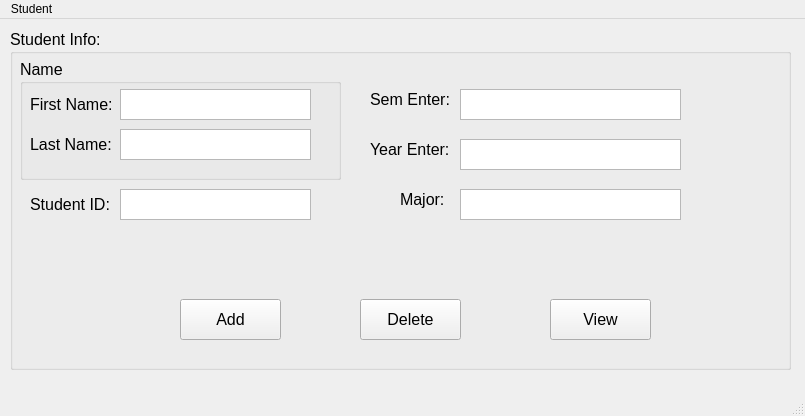
<?xml version="1.0" encoding="UTF-8"?>
<ui version="4.0">
 <class>MainWindow</class>
 <widget class="QMainWindow" name="MainWindow">
  <property name="geometry">
   <rect>
    <x>0</x>
    <y>0</y>
    <width>805</width>
    <height>416</height>
   </rect>
  </property>
  <property name="windowTitle">
   <string>MainWindow</string>
  </property>
  <widget class="QWidget" name="centralwidget">
   <widget class="QGroupBox" name="groupBox">
    <property name="geometry">
     <rect>
      <x>10</x>
      <y>10</y>
      <width>781</width>
      <height>341</height>
     </rect>
    </property>
    <property name="font">
     <font>
      <pointsize>12</pointsize>
     </font>
    </property>
    <property name="title">
     <string>Student Info:</string>
    </property>
    <widget class="QGroupBox" name="groupBox_2">
     <property name="geometry">
      <rect>
       <x>10</x>
       <y>30</y>
       <width>321</width>
       <height>121</height>
      </rect>
     </property>
     <property name="title">
      <string>Name</string>
     </property>
     <widget class="QLabel" name="label">
      <property name="geometry">
       <rect>
        <x>10</x>
        <y>30</y>
        <width>91</width>
        <height>31</height>
       </rect>
      </property>
      <property name="text">
       <string>First Name:</string>
      </property>
     </widget>
     <widget class="QTextEdit" name="textEdit">
      <property name="geometry">
       <rect>
        <x>100</x>
        <y>30</y>
        <width>191</width>
        <height>31</height>
       </rect>
      </property>
     </widget>
     <widget class="QLabel" name="label_2">
      <property name="geometry">
       <rect>
        <x>10</x>
        <y>70</y>
        <width>91</width>
        <height>31</height>
       </rect>
      </property>
      <property name="text">
       <string>Last Name:</string>
      </property>
     </widget>
     <widget class="QTextEdit" name="textEdit_2">
      <property name="geometry">
       <rect>
        <x>100</x>
        <y>70</y>
        <width>191</width>
        <height>31</height>
       </rect>
      </property>
     </widget>
    </widget>
    <widget class="QLabel" name="label_3">
     <property name="geometry">
      <rect>
       <x>20</x>
       <y>160</y>
       <width>91</width>
       <height>31</height>
      </rect>
     </property>
     <property name="text">
      <string>Student ID:</string>
     </property>
    </widget>
    <widget class="QTextEdit" name="textEdit_3">
     <property name="geometry">
      <rect>
       <x>110</x>
       <y>160</y>
       <width>191</width>
       <height>31</height>
      </rect>
     </property>
    </widget>
    <widget class="QLabel" name="label_4">
     <property name="geometry">
      <rect>
       <x>360</x>
       <y>50</y>
       <width>91</width>
       <height>41</height>
      </rect>
     </property>
     <property name="text">
      <string>Sem Enter: </string>
     </property>
    </widget>
    <widget class="QTextEdit" name="textEdit_4">
     <property name="geometry">
      <rect>
       <x>450</x>
       <y>60</y>
       <width>221</width>
       <height>31</height>
      </rect>
     </property>
    </widget>
    <widget class="QLabel" name="label_5">
     <property name="geometry">
      <rect>
       <x>360</x>
       <y>100</y>
       <width>91</width>
       <height>41</height>
      </rect>
     </property>
     <property name="text">
      <string>Year Enter: </string>
     </property>
    </widget>
    <widget class="QTextEdit" name="textEdit_5">
     <property name="geometry">
      <rect>
       <x>450</x>
       <y>110</y>
       <width>221</width>
       <height>31</height>
      </rect>
     </property>
    </widget>
    <widget class="QLabel" name="label_6">
     <property name="geometry">
      <rect>
       <x>390</x>
       <y>150</y>
       <width>111</width>
       <height>41</height>
      </rect>
     </property>
     <property name="text">
      <string>Major:</string>
     </property>
    </widget>
    <widget class="QTextBrowser" name="textBrowser">
     <property name="geometry">
      <rect>
       <x>450</x>
       <y>160</y>
       <width>221</width>
       <height>31</height>
      </rect>
     </property>
    </widget>
    <widget class="QPushButton" name="pushButton">
     <property name="geometry">
      <rect>
       <x>170</x>
       <y>270</y>
       <width>101</width>
       <height>41</height>
      </rect>
     </property>
     <property name="text">
      <string>Add</string>
     </property>
    </widget>
    <widget class="QPushButton" name="pushButton_2">
     <property name="geometry">
      <rect>
       <x>350</x>
       <y>270</y>
       <width>101</width>
       <height>41</height>
      </rect>
     </property>
     <property name="text">
      <string>Delete</string>
     </property>
    </widget>
    <widget class="QPushButton" name="pushButton_3">
     <property name="geometry">
      <rect>
       <x>540</x>
       <y>270</y>
       <width>101</width>
       <height>41</height>
      </rect>
     </property>
     <property name="text">
      <string>View</string>
     </property>
    </widget>
   </widget>
  </widget>
  <widget class="QMenuBar" name="menubar">
   <property name="geometry">
    <rect>
     <x>0</x>
     <y>0</y>
     <width>805</width>
     <height>29</height>
    </rect>
   </property>
   <widget class="QMenu" name="menuStudent">
    <property name="title">
     <string>Student</string>
    </property>
   </widget>
   <addaction name="menuStudent"/>
  </widget>
  <widget class="QStatusBar" name="statusbar"/>
 </widget>
 <resources/>
 <connections/>
</ui>
